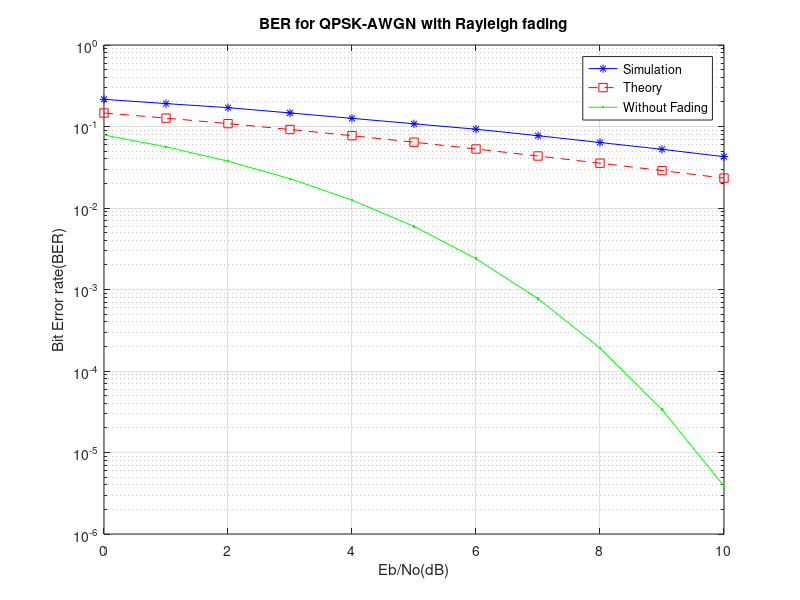

Here is the MATLAB script that generated this plot:
clc
%bits=111000;
data=randint(1,111000)>0.5; %Generate eqiprobable bits

ebno=0:10;
%BER=zeros(1,length(ebno));
%Formula x=(-2)*data+1 for mapping to qpsk based on consellation diagram
I=(-2)*data(1:2:end)+1;
Q=(-2)*data(2:2:end)+1;
cmplx_data=I+1i*Q;

% Ts=2/Rb, where Rb=1Mb/s and Tc=9/(16*pi*fm),where fm=v/lambda, where lambda=c/fc
% Thus Tc/Ts=160(No.of symbols)

nt1=zeros(1,length(cmplx_data)+160);%Fading Channel Noise

for n=1:160:length(cmplx_data)
    i_ray=0.5*randn*ones(1,160);
    q_ray=0.5*randn*ones(1,160);
    nt1(n:n+159)=(i_ray)+1i*(q_ray);
end
nt=nt1(1:length(cmplx_data));


for i=1:length(ebno) 
    
    % Generation & Adding AWGN to signal
    
    Nd=10.^(ebno(i)/10);
    I_no=1/sqrt(2.*Nd)*randn(1,length(cmplx_data));
    Q_no=1/sqrt(2.*Nd)*randn(1,length(cmplx_data));
    g_noise=I_no+1i*Q_no; 
    
    noisy_sg=cmplx_data.*nt+g_noise;
    
    %Receiver side operation
    rx_data=noisy_sg./nt;
    rx_bits=zeros(1,111000);
    
    % For demapping of bits we will use inverse formula for x=-2*I+1 
    % hence the inverse formula is I=(-x+1)/2
    
    ct=1;
    for ii=1:111000/2
        rx_bits(ct)= -(sign( real( rx_data(ii) ) )-1)/2;
        rx_bits(ct+1)=-(sign( imag( rx_data(ii) ) )-1)/2;
        ct=ct+2;
    end
    
    % Calculation of bit error rate in AWGN channel
    
    err=find(xor(rx_bits,data));    
    err=size(err,2);
    BER(i)=err/111000;
    
end

%For theoretical & practical curve plotting

EbNo=10.^(ebno/10);
theory_BER=0.5*(1-sqrt(EbNo./(1+EbNo)));

pra_BER=.5*erfc(sqrt(10.^(ebno/10)));

% related to graph
semilogy(ebno,BER,'b*-');
hold on
semilogy(ebno,theory_BER,'rs--');
hold on
semilogy(ebno,pra_BER,'g.-');

xlabel('Eb/No(dB)')
ylabel('Bit Error rate(BER)')
title('BER for QPSK-AWGN with Rayleigh fading')
legend('Simulation','Theory','Without Fading')
grid on
    
  



